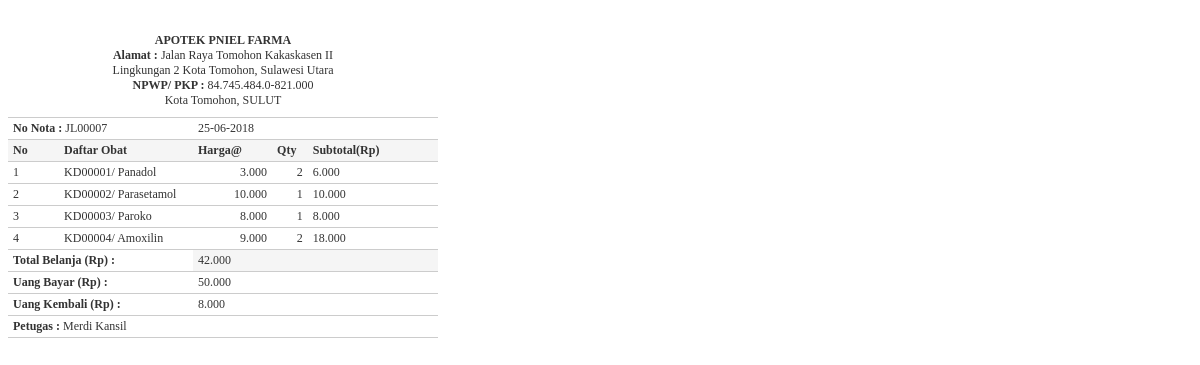
/nota-penjualan/JL00007 (signed in), run on the app's committed database.
### tables this page shows
CREATE TABLE IF NOT EXISTS `penjualan` (
`id` int(11) NOT NULL,
  `no_penjualan` char(15) NOT NULL,
  `tgl_penjualan` date NOT NULL,
  `pelanggan` varchar(100) NOT NULL,
  `keterangan` varchar(200) NOT NULL,
  `uang_bayar` int(12) NOT NULL,
  `id_petugas` int(11) NOT NULL
);

CREATE TABLE IF NOT EXISTS `penjualan_item` (
`id` int(11) NOT NULL,
  `no_penjualan` char(7) NOT NULL,
  `kd_obat` varchar(20) NOT NULL,
  `harga_modal` int(12) NOT NULL,
  `harga_jual` int(12) NOT NULL,
  `jumlah` int(4) NOT NULL
);

CREATE TABLE IF NOT EXISTS `obat` (
`id` int(11) NOT NULL,
  `kode_obat` varchar(20) NOT NULL,
  `nama_obat` varchar(100) NOT NULL,
  `harga_modal` int(10) NOT NULL,
  `harga_jual` int(10) NOT NULL,
  `stok` int(10) NOT NULL,
  `expire` date NOT NULL,
  `status_expire` enum('sudah','belum') NOT NULL DEFAULT 'belum',
  `no_faktur` char(11) NOT NULL,
  `tgl_faktur` date NOT NULL,
  `jatuh_tempo` date NOT NULL,
  `suplier` varchar(50) NOT NULL,
  `no_batch` varchar(20) NOT NULL
);

CREATE TABLE IF NOT EXISTS `petugas` (
`id` int(11) NOT NULL,
  `nm_petugas` varchar(100) NOT NULL,
  `no_telepon` varchar(20) NOT NULL,
  `username` varchar(20) NOT NULL,
  `password` varchar(200) NOT NULL,
  `level` enum('Admin','Kasir') NOT NULL
);

### config/class_fungsi.php (called while the page is built, shortened)
<?php
class Fungsi{
	public function format_angka($angka) {
		$hasil =  number_format($angka,0, ",",".");
		return $hasil;
	}
	public function IndonesiaTgl($tanggal){
		$tgl=substr($tanggal,8,2);
		$bln=substr($tanggal,5,2);
		$thn=substr($tanggal,0,4);
		$tanggal="$tgl-$bln-$thn";
		return $tanggal;
	}
}
?>

### apotek_notapenjualan.php (the view, shortened to what this page needs)
<?php
include("config/koneksi.php");
include("config/class_fungsi.php");
$fungsi = new Fungsi();
if(isset($_GET['noNota'])){
    $noNota = $_GET['noNota'];
    $query = $connect->prepare("SELECT penjualan.*, petugas.nm_petugas FROM penjualan LEFT JOIN petugas ON penjualan.id_petugas = petugas.id WHERE no_penjualan = :no_penjualan");
    $query->execute(array(":no_penjualan" => $noNota));
    $kolomData = $query->fetch();
}
?>
<!DOCTYPE html>
<html lang="en">
<head>
  <link rel="stylesheet" href="/apotek/library/font-awesome/css/fontawesome.min.css">
  <link href="/apotek/library/css/style.css" rel="stylesheet">
  <link rel="stylesheet" type="text/css" href="/apotek/library/sweetalert/dist/sweetalert.css">
  <link rel="stylesheet" type="text/css" href="/apotek/library/datatables/css/dataTables.bootstrap4.min.css">
  <link rel="stylesheet" type="text/css" href="/apotek/library/select2/dist/css/select2.min.css">
</head>
<body onLoad="window.print()">
    <table class="table-list" width="430" border="0" cellspacing="0" cellpadding="2" style="margin-top: 2%;">
      <tr>
        <td height="87" colspan="5" align="center">
            <strong>APOTEK PNIEL FARMA</strong><br>
            <strong>Alamat : </strong> Jalan Raya Tomohon Kakaskasen II<br> Lingkungan 2 Kota Tomohon, Sulawesi Utara<br>
            <strong>NPWP/ PKP : </strong>84.745.484.0-821.000<br>
            Kota Tomohon, SULUT </td>
      </tr>
      <tr>
        <td colspan="2"><strong>No Nota :</strong> <?php echo $kolomData['no_penjualan']; ?></td>
        <td colspan="3"> <?php echo $fungsi->IndonesiaTgl($kolomData['tgl_penjualan']); ?></td>
      </tr>
      <tr>
        <td width="32" bgcolor="#F5F5F5"><strong>No</strong></td>
        <td width="100" bgcolor="#F5F5F5"><strong>Daftar Obat </strong></td>
        <td width="55" bgcolor="#F5F5F5"><strong>Harga@</strong></td>
        <td width="3" bgcolor="#F5F5F5"><strong>Qty</strong></td>
        <td width="97" bgcolor="#F5F5F5"><strong>Subtotal(Rp) </strong></td>
      </tr>
        <?php
        $totalBayar = 0;
        $uangKembali=0;
        $notaSql = $connect->prepare("SELECT penjualan_item.*, obat.nama_obat FROM penjualan_item LEFT JOIN obat ON penjualan_item.kd_obat = obat.kode_obat WHERE penjualan_item.no_penjualan = :no_penjualan ORDER BY obat.kode_obat ASC");
        $notaSql->execute(array(":no_penjualan" => $noNota));
        $nomor  = 0;
        while ($notaData = $notaSql->fetch()) {
        $nomor++;
            $subSotal   = $notaData['jumlah'] * $notaData['harga_jual'];
            $totalBayar = $totalBayar + $subSotal;
            $uangKembali= $kolomData['uang_bayar'] - $totalBayar;
        ?>
      <tr>
        <td><?php echo $nomor; ?></td>
        <td><?php echo $notaData['kd_obat']; ?>/  <?php echo $notaData['nama_obat']; ?></td>
        <td align="right"><?php echo $fungsi->format_angka($notaData['harga_jual']); ?></td>
        <td align="right"><?php echo $notaData['jumlah']; ?></td>
        <td><?php echo $fungsi->format_angka($subSotal); ?></td>
      </tr>
      <?php } ?>
      <tr>
        <td colspan="2"><strong>Total Belanja (Rp) : </strong></td>
        <td colspan="3" bgcolor="#F5F5F5"><?php echo $fungsi->format_angka($totalBayar); ?></td>
      </tr>
      <tr>
        <td colspan="2"><strong> Uang Bayar (Rp) : </strong></td>
        <td colspan="3"><?php echo $fungsi->format_angka($kolomData['uang_bayar']); ?></td>
      </tr>
      <tr>
        <td colspan="2"><strong>Uang Kembali (Rp) : </strong></td>
        <td colspan="3"><?php echo $fungsi->format_angka($uangKembali); ?></td>
      </tr>
      <tr>
        <td colspan="5"><strong>Petugas :</strong> <?php echo $kolomData['nm_petugas']; ?></td>
      </tr>
    </table>
</body>
</html>

### library/css/style.css (style rules this page uses)
.table-list { clear: both; text-align: left; border-collapse: collapse; margin: 0px 0px 10px 0px; background:#fff; }
.table-list td { color: #333; font-size:12px; border-color: #fff; border-collapse: collapse; vertical-align: center; padding: 3px 5px; border-bottom:1px #CCCCCC solid; }

### data on the page
penjualan: no_penjualan "JL00007", tgl_penjualan "25-06-2018", uang_bayar "50.000", uang_bayar "8.000", id_petugas.nm_petugas "Merdi Kansil"
penjualan_item: kd_obat "KD00001", obat.nama_obat "Panadol", harga_jual "3.000", jumlah "2", $fungsi->format_angka($subSotal) "6.000"
penjualan_item: kd_obat "KD00002", obat.nama_obat "Parasetamol", harga_jual "10.000", jumlah "1", $fungsi->format_angka($subSotal) "10.000"
penjualan_item: kd_obat "KD00003", obat.nama_obat "Paroko", harga_jual "8.000", jumlah "1", $fungsi->format_angka($subSotal) "8.000"
penjualan_item: kd_obat "KD00004", obat.nama_obat "Amoxilin", harga_jual "9.000", jumlah "2", $fungsi->format_angka($subSotal) "18.000"

### other printed values
$fungsi->format_angka($totalBayar) "42.000"
